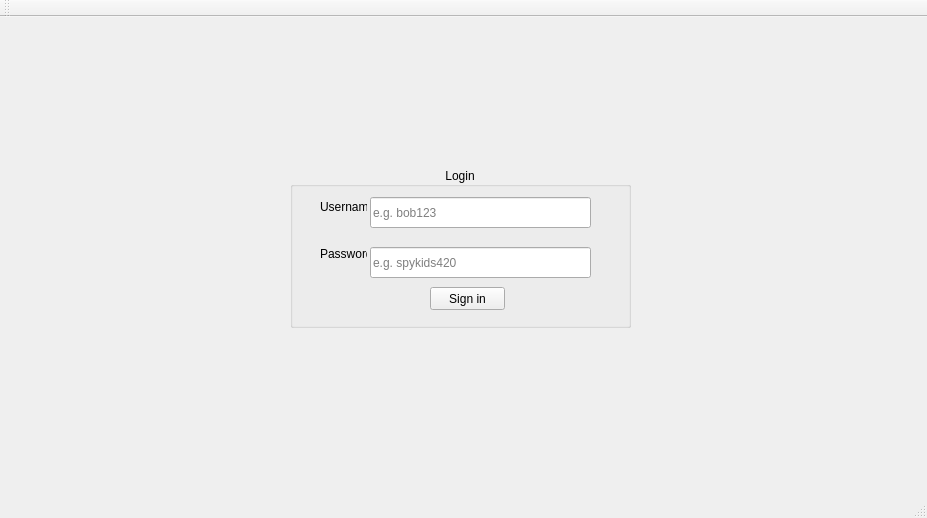
<?xml version="1.0" encoding="UTF-8"?>
<ui version="4.0">
 <class>MainWindow</class>
 <widget class="QMainWindow" name="MainWindow">
  <property name="geometry">
   <rect>
    <x>0</x>
    <y>0</y>
    <width>927</width>
    <height>518</height>
   </rect>
  </property>
  <property name="windowTitle">
   <string>MainWindow</string>
  </property>
  <widget class="QWidget" name="centralWidget">
   <widget class="QGroupBox" name="groupBox">
    <property name="geometry">
     <rect>
      <x>290</x>
      <y>150</y>
      <width>341</width>
      <height>161</height>
     </rect>
    </property>
    <property name="title">
     <string>Login</string>
    </property>
    <property name="alignment">
     <set>Qt::AlignCenter</set>
    </property>
    <widget class="QLineEdit" name="lineEdit_username">
     <property name="geometry">
      <rect>
       <x>80</x>
       <y>30</y>
       <width>221</width>
       <height>31</height>
      </rect>
     </property>
     <property name="echoMode">
      <enum>QLineEdit::Normal</enum>
     </property>
     <property name="placeholderText">
      <string>e.g. bob123</string>
     </property>
    </widget>
    <widget class="QLineEdit" name="lineEdit_password">
     <property name="geometry">
      <rect>
       <x>80</x>
       <y>80</y>
       <width>221</width>
       <height>31</height>
      </rect>
     </property>
     <property name="text">
      <string/>
     </property>
     <property name="echoMode">
      <enum>QLineEdit::Password</enum>
     </property>
     <property name="placeholderText">
      <string>e.g. spykids420</string>
     </property>
    </widget>
    <widget class="QLabel" name="label_2">
     <property name="geometry">
      <rect>
       <x>30</x>
       <y>80</y>
       <width>47</width>
       <height>13</height>
      </rect>
     </property>
     <property name="text">
      <string>Password</string>
     </property>
    </widget>
    <widget class="QLabel" name="label">
     <property name="geometry">
      <rect>
       <x>30</x>
       <y>30</y>
       <width>47</width>
       <height>20</height>
      </rect>
     </property>
     <property name="text">
      <string>Username</string>
     </property>
    </widget>
    <widget class="QPushButton" name="pushButton_login">
     <property name="geometry">
      <rect>
       <x>140</x>
       <y>120</y>
       <width>75</width>
       <height>23</height>
      </rect>
     </property>
     <property name="text">
      <string>Sign in</string>
     </property>
    </widget>
   </widget>
  </widget>
  <widget class="QMenuBar" name="menuBar">
   <property name="geometry">
    <rect>
     <x>0</x>
     <y>0</y>
     <width>927</width>
     <height>21</height>
    </rect>
   </property>
  </widget>
  <widget class="QToolBar" name="mainToolBar">
   <attribute name="toolBarArea">
    <enum>TopToolBarArea</enum>
   </attribute>
   <attribute name="toolBarBreak">
    <bool>false</bool>
   </attribute>
  </widget>
  <widget class="QStatusBar" name="statusBar"/>
 </widget>
 <layoutdefault spacing="6" margin="11"/>
 <resources/>
 <connections/>
</ui>
